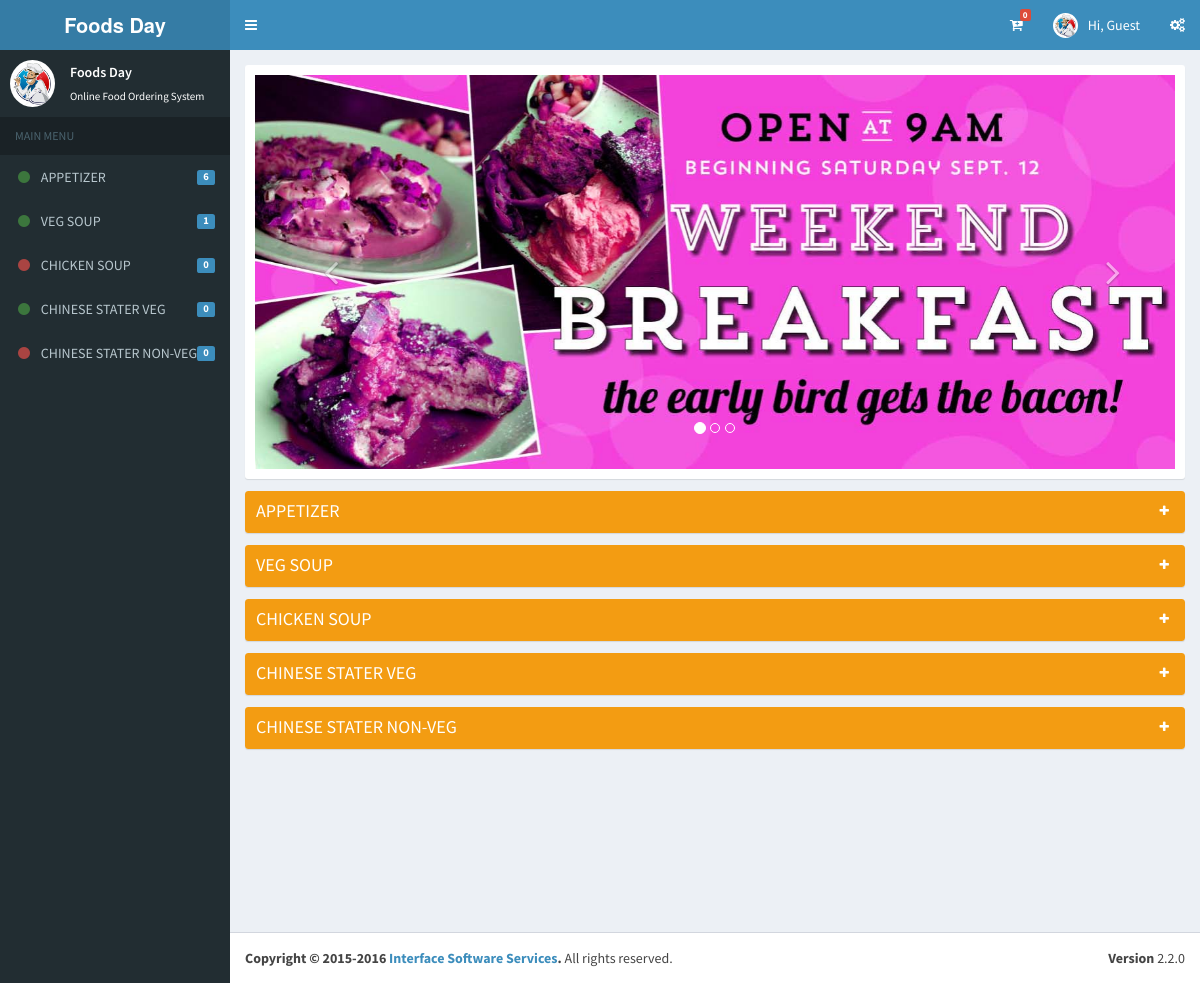
Page /project/royalfood/index1.php on the committed database.
### tables this page shows
CREATE TABLE IF NOT EXISTS `tbl_companydetails` (
  `company_id` int(11) NOT NULL,
  `company_name` varchar(50) NOT NULL,
  `company_address` varchar(500) NOT NULL,
  `company_email` varchar(50) NOT NULL,
  `company_mobile` varchar(50) NOT NULL,
  `company_landline` varchar(50) NOT NULL,
  `company_website` varchar(50) NOT NULL,
  `company_type` varchar(50) NOT NULL,
  `company_service` varchar(50) NOT NULL,
  `company_logo` varchar(150) NOT NULL
);

CREATE TABLE IF NOT EXISTS `tbl_itemdetails` (
  `itemid` int(11) NOT NULL,
  `itemname` varchar(50) NOT NULL,
  `itemtype` varchar(50) NOT NULL,
  `itemstatus` varchar(50) NOT NULL
);

CREATE TABLE IF NOT EXISTS `tbl_companybanner` (
  `company_bannerid` int(11) NOT NULL,
  `company_banner` varchar(150) NOT NULL,
  `company_id` int(11) NOT NULL
);

### project/royalfood/index1.php (the view, shortened to what this page needs)
<?php
  require_once __DIR__ . DIRECTORY_SEPARATOR . 'dbconfig.php';
?>
<!DOCTYPE html>
<html>
  <head>
    <link href="bootstrap/css/bootstrap.min.css" rel="stylesheet" type="text/css" />
    <link href="font-awesome-4.4.0/css/font-awesome.min.css" rel="stylesheet" type="text/css" />
    <link href="https://code.ionicframework.com/ionicons/2.0.1/css/ionicons.min.css" rel="stylesheet" type="text/css" />
    <link href="dist/css/AdminLTE.min.css" rel="stylesheet" type="text/css" />
    <link href="dist/css/skins/_all-skins.min.css" rel="stylesheet" type="text/css" />
  </head>
  <body class="skin-blue sidebar-mini">
    <div class="wrapper">
      <header class="main-header">
        <a href="index1.php" class="logo">
            <?php
                          $query='select * from  tbl_companydetails';
                          foreach ($conn->query($query) as $row){
                          ?>
          <span class="logo-lg"><b><?php echo $row['company_name']; ?></b></span>
           <?php } ?>
        </a>
        <nav class="navbar navbar-static-top" role="navigation">
          <a href="#" class="sidebar-toggle" data-toggle="offcanvas" role="button">
          </a>
          <div class="navbar-custom-menu">
            <ul class="nav navbar-nav">
              <li class="dropdown tasks-menu">
                <a  href="mycart.php" >
                  <i class="fa fa-cart-plus"></i>
                <span class="label label-danger">
                      <?php
                        if(isset($_SESSION['cart'])){
                        $items_in_cart = count($_SESSION['cart']);
                        }else{
                            $items_in_cart=0;
                        }
                      ?>
                      <?php echo $items_in_cart; ?>
                  </span>
                </a>
                </li>
              <li class="dropdown user user-menu">
                  <?php
                    $query="select company_logo,company_name,company_service,company_landline,company_mobile from tbl_companydetails";
                    foreach ($conn->query($query) as $row){
                    ?>
                <a href="#" class="dropdown-toggle" data-toggle="dropdown">
                  <img src="restaurantlogo/<?php echo $row['company_logo']; ?>" class="user-image" alt="User Image" />
                  <span class="hidden-xs">Hi, Guest</span>
                </a>
                     <?php } ?>
              </li>
              <li>
                <a href="#" data-toggle="control-sidebar"><i class="fa fa-gears"></i></a>
              </li>
            </ul>
          </div>
        </nav>
      </header>
      <aside class="main-sidebar">
        <section class="sidebar">
          <div class="user-panel">
            <div class="pull-left image">
              <img src="restaurantlogo/<?php echo $row['company_logo']; ?>" class="img-circle" alt="User Image" />
            </div>
            <div class="pull-left info">
              <p><?php echo $row['company_name']; ?></p>
              <a><?php echo $row['company_service']; ?></a>
            </div>
          </div>
          <ul class="sidebar-menu">
            <li class="header">MAIN MENU</li>
        <?php
                $newquery="select itemname,itemid from tbl_itemdetails where itemstatus='Active'";
                foreach($conn->query($newquery) as $itm){
                    $itemid=$itm['itemid'];
              ?>
            <li class="treeview">
              <a href="#">
                   <?php
                          $query="select itemtype from tbl_itemdetails where itemid='".$itemid."'";
                          foreach ($conn->query($query) as $row){
                          ?>
                  <?php
                              $itmtype= $row['itemtype'];
                              if($itmtype=='Veg'){
                          ?>
                <i class="fa fa-circle text-success"></i>
                 <?php } else if($itmtype=='Non-Veg'){ ?>
                 <i class="fa fa-circle text-danger"></i>
                  <?php } else if($itmtype=='Drinks'){ ?>
                 <i class="fa fa-circle text-info"></i>
                  <?php } ?>
                      <?php } ?>
                <span><?php echo $itm['itemname']; ?></span>
                 <?php
                        $newquery3="select IFNULL(count(subitemid),0) as count from tbl_subitemdetails where subitemstatus='Active' and itemid='".$itemid."'";
                        foreach ($conn->query($newquery3) as $itm1){
                        ?>
                <span class="label label-primary pull-right"><?php echo $itm1['count']; ?></span>
                 <?php } ?>
              </a>
            </li>
            <?php } ?>
        </ul>
        </section>
      </aside>
      <div class="content-wrapper">
        <section class="content">
          <div class="row">
            <div class="col-md-6" style="width:100%;">
              <div class="box box-solid">
                <div class="box-body">
                  <div id="carousel-example-generic" class="carousel slide" data-ride="carousel">
                    <ol class="carousel-indicators">
                      <li data-target="#carousel-example-generic" data-slide-to="0" class="active"></li>
                      <li data-target="#carousel-example-generic" data-slide-to="1" class=""></li>
                      <li data-target="#carousel-example-generic" data-slide-to="2" class=""></li>
                    </ol>
                    <div class="carousel-inner">
                       <?php
                            $imgquery1='select * from tbl_companybanner where company_bannerid=1';
                            foreach ($conn->query($imgquery1) as $imgrow1)
                            {
                        ?>
                      <div class="item active">
                          <img  src="restaurantbanner/<?php echo $imgrow1['company_banner']; ?>" alt="First slide" />
                        <div class="carousel-caption">
                        </div>
                      </div>
                        <?php } ?>
                    </div>
                    <a class="left carousel-control" href="#carousel-example-generic" data-slide="prev">
                      <span class="fa fa-angle-left"></span>
                    </a>
                    <a class="right carousel-control" href="#carousel-example-generic" data-slide="next">
                      <span class="fa fa-angle-right"></span>
                    </a>
                  </div>
                </div>
              </div>
            </div>
          </div>
          <div class="row" >
              <?php
                $newquery="select itemname,itemid from tbl_itemdetails where itemstatus='Active'";
                foreach($conn->query($newquery) as $itm){
              ?>
      <div class="col-md-3" style="width:100%; margin-top:-8px">
              <div class="box box-warning box-solid collapsed-box">
                <div class="box-header with-border">
                  <h3 class="box-title"><?php echo $itm['itemname']; ?></h3>
                  <div class="box-tools pull-right">
                    <button class="btn btn-box-tool" data-widget="collapse"><i class="fa fa-plus"></i></button>
                  </div>
                </div>
              </div>
            </div>
                <?php } ?>
          </div>
        </section>
      </div>
      <footer class="main-footer">
        <div class="pull-right hidden-xs">
          <b>Version</b> 2.2.0
        </div>
        <strong>Copyright &copy; 2015-2016 <a href="http://inss.in">Interface Software Services</a>.</strong> All rights reserved.
      </footer>
    </div>
  </body>
</html>

### rows in the picture
tbl_companydetails: company_name "Foods Day", company_logo (picture), company_service "Online Food Ordering System"
tbl_itemdetails: itemtype "Veg" (drawn), itemname "APPETIZER", count "6"
tbl_itemdetails: itemname "VEG SOUP", count "1"
tbl_itemdetails: itemtype "Non-Veg" (drawn), itemname "CHICKEN SOUP", count "0"
tbl_itemdetails: itemname "CHINESE STATER VEG", count "0"
tbl_itemdetails: itemname "CHINESE STATER NON-VEG", count "0"
tbl_companybanner: company_banner (picture)

### other values in the picture
$items_in_cart "0"
